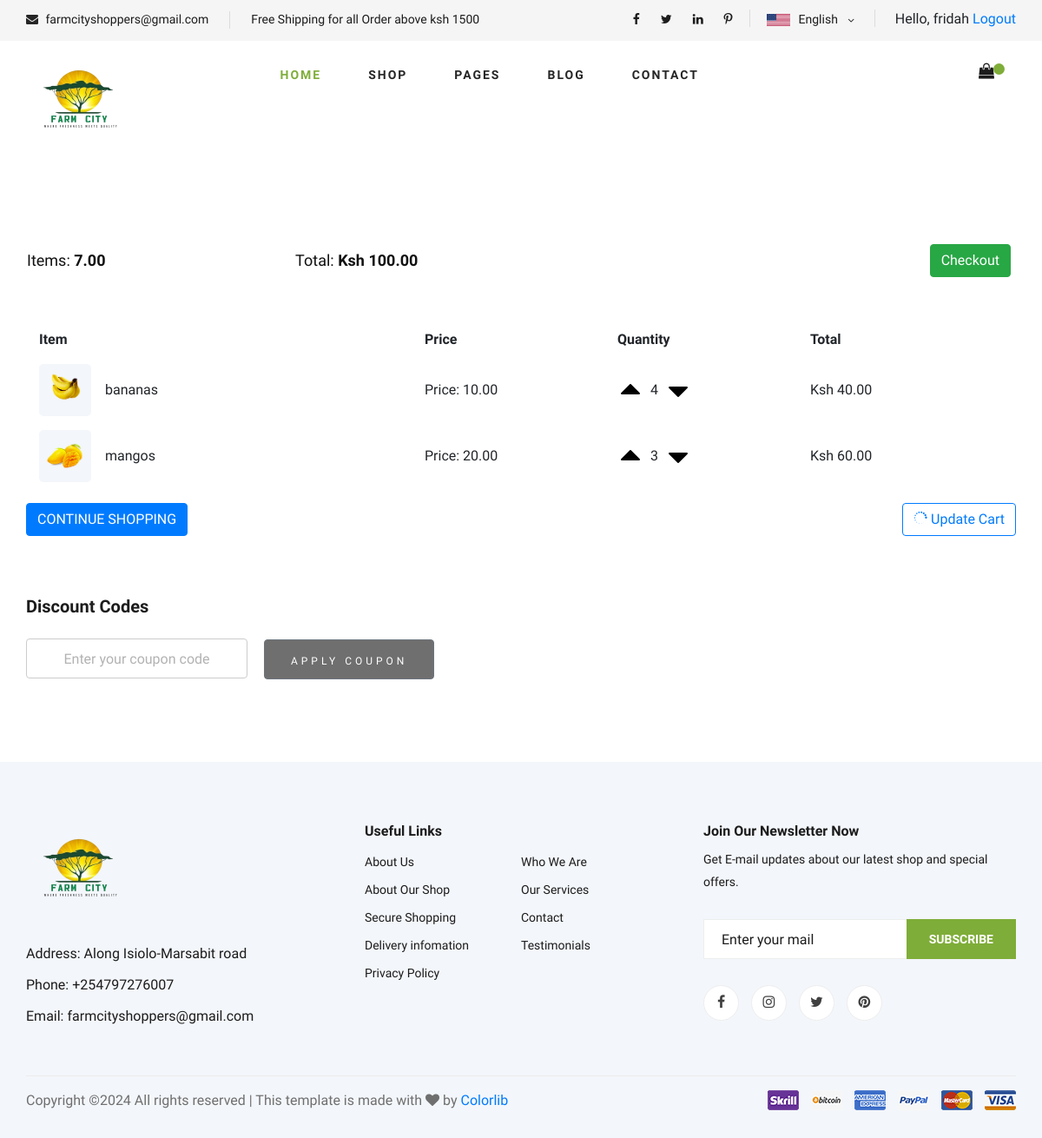
Page /cart/ (signed in) on the earlier database version.
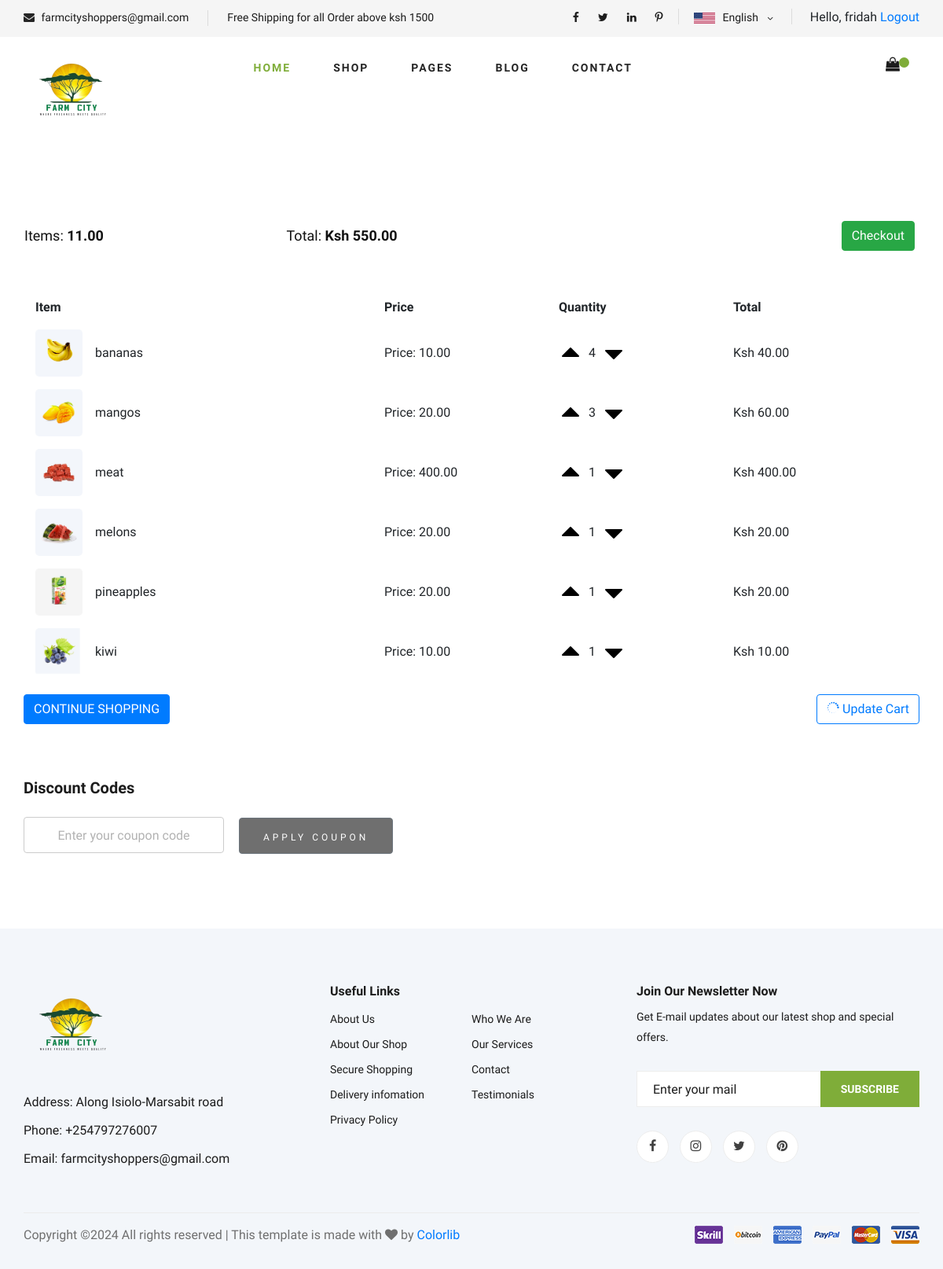
Same page on the later database version.
### farmcityecommerce/models.py (models this page shows, shortened)
class Order(models.Model):
    customer = models.ForeignKey(Customer, on_delete=models.SET_NULL, blank=True, null=True)
    date_ordered= models.DateTimeField(auto_now_add=True)
    complete = models.BooleanField(default=False, null=True, blank=False)
    transction_id = models.CharField(max_length=200, null=True)
    @property
    def get_cart_total(self):
        orderitems = self.orderitem_set.all()
        total = sum([item.get_total for item in orderitems])
        return total
    @property
    def get_cart_items(self):
        orderitems = self.orderitem_set.all()
        total = sum([item.quantity for item in orderitems])
        return total

class OrderItem(models.Model):
     product = models.ForeignKey(Product, on_delete=models.SET_NULL, blank=True, null=True)
     order = models.ForeignKey(Order, on_delete=models.SET_NULL, blank=True, null=True)
     quantity = models.IntegerField(default=0, null=True, blank=True)
     date_added = models.DateTimeField(auto_now_add=True)
     @property
     def get_total(self):
         total = self.product.price * self.quantity
         return total

class Product(models.Model):
    name = models.CharField(max_length=300,null=True)
    description= models.TextField()
    price= models.FloatField()
    Availability = models.BooleanField(default=False,null=True,blank=False)
    image = models.ImageField(upload_to='product/' ,null=True, blank=True)

### farmcityecommerce/views.py (the view)
# urls.py: path("cart/", views.cart, name="cart"),
@login_required(login_url='farmcityecommerce:login')
def cart(request):
    if request.user.is_authenticated:
        customer = request.user.customer
        order, created = Order.objects.get_or_create(customer=customer, complete= False)
        items= order.orderitem_set.all()
        cartItems = order.get_cart_items
    else:
        items = []
        order = {'get_cart_total':0, 'get_cart_items':0}
    context= {'items': items,'order':order}
    return render(request, 'farmcityecommerce/cart.html',context)

### farmcityecommerce/templates/farmcityecommerce/cart.html
{% extends 'partials/base.html' %}
{% load static %}
{% block content %}
<section class="shoping-cart spad">
    <div class="container">
        <div class="row mb-4">
            <div class="col-lg-12">
                <table class="shoping__cart__table w-100">
                    <tr>
                        <th><h5>Items: <strong>{{order.get_cart_items|floatformat:2}}</strong></h5></th>
                        <th><h5>Total: <strong>Ksh {{order.get_cart_total|floatformat:2}} </strong></h5></th>
                        <th>
                            <a style="float:right; margin:5px;" class="btn btn-success" href="{% url 'farmcityecommerce:checkout' %}">
                                Checkout
                            </a>
                        </th>
                    </tr>
                </table>
            </div>
        </div>
        <div class="container">
            <div class="cart-row d-flex justify-content-between align-items-center mb-3">
                <div style="flex: 2"><strong>Item</strong></div>
                <div style="flex: 1"><strong>Price</strong></div>
                <div style="flex: 1"><strong>Quantity</strong></div>
                <div style="flex: 1"><strong>Total</strong></div>
            </div>
            {% for item in items %}
            <div class="cart-row d-flex justify-content-between align-items-center mb-3">
                <div style="flex: 2" class="d-flex align-items-center">
                    <img class="row-image mr-3" src="{{ item.product.image.url }}" alt="Product Image"
                         style="width: 60px; height: 60px; border-radius: 5px;">
                    <span>{{ item.product.name }}</span>
                </div>
                <div style="flex: 1">Price: {{ item.product.price|floatformat:2 }}</div>
                <div style="flex: 1" class="quantity-control">
                    <div class="d-flex align-items-center">
                        <img data-product={{item.product.id}} data-action="add" class="chg-quantity updatecart" src="{% static 'img/arrowup.png' %}">
                        <span id="quantity-display-{{ item.id }}" class="mx-2">{{ item.quantity }}</span>
                        <img data-product={{item.product.id}} data-action="remove" class="chg-quantity updatecart" src="{% static 'img/arrowdown.png' %}" >
                    </div>
                </div>
                <div style="flex: 1">Ksh {{ item.get_total|floatformat:2 }}</div>
            </div>
            {% endfor %}
        </div>
        <div class="row mt-4">
            <div class="col-lg-12">
                <div class="shoping__cart__btns d-flex justify-content-between">
                    <a href="{% url 'farmcityecommerce:home' %}" class="btn btn-primary">CONTINUE SHOPPING</a>
                    <a href="#" class="btn btn-outline-primary">
                        <span class="icon_loading"></span> Update Cart
                    </a>
                </div>
            </div>
            <div class="col-lg-6 mt-4">
                <div class="shoping__continue">
                    <div class="shoping__discount">
                        <h5>Discount Codes</h5>
                        <form action="#">
                            <input type="text" class="form-control mb-3" placeholder="Enter your coupon code">
                            <button type="submit" class="btn btn-secondary">APPLY COUPON</button>
                        </form>
                    </div>
                </div>
            </div>
        </div>
    </div>
</section>
{% endblock content %}

### farmcityecommerce/templates/partials/base.html (shortened to what this page needs)
{% load static %}
<!DOCTYPE html>
<html lang="zxx">
<head>
    <link rel="stylesheet" href="{% static 'css/bootstrap.min.css' %}" type="text/css">
    <link rel="stylesheet" href="{% static 'css/font-awesome.min.css' %}" type="text/css">
    <link rel="stylesheet" href="{% static 'css/elegant-icons.css' %}" type="text/css">
    <link rel="stylesheet" href="{% static 'css/nice-select.css' %}" type="text/css">
    <link rel="stylesheet" href="{% static 'css/jquery-ui.min.css' %}" type="text/css">
    <link rel="stylesheet" href="{% static 'css/owl.carousel.min.css' %}" type="text/css">
    <link rel="stylesheet" href="{% static 'css/slicknav.min.css' %}" type="text/css">
    <link rel="stylesheet" href="{% static 'css/style.css' %}" type="text/css">
</head>
<body>
    <header class="header">
        <div class="header__top">
            <div class="container">
                <div class="row">
                    <div class="col-lg-6 col-md-6">
                        <div class="header__top__left">
                            <ul>
                                <li><i class="fa fa-envelope"></i> farmcityshoppers@gmail.com</li>
                                <li>Free Shipping for all Order above ksh 1500</li>
                            </ul>
                        </div>
                    </div>
                    <div class="col-lg-6 col-md-6">
                        <div class="header__top__right">
                            <div class="header__top__right__social">
                                <a href="#"><i class="fa fa-facebook"></i></a>
                                <a href="#"><i class="fa fa-twitter"></i></a>
                                <a href="#"><i class="fa fa-linkedin"></i></a>
                                <a href="#"><i class="fa fa-pinterest-p"></i></a>
                            </div>
                            <div class="header__top__right__language">
                                <img src="{% static 'img/language.png' %}" alt="">
                                <div>English</div>
                                <span class="arrow_carrot-down"></span>
                            </div>
                            <span>Hello, {{request.user}}</span>
                            <span><a href="{% url 'farmcityecommerce:logout' %}">Logout</a></span>
                        </div>
                    </div>
                </div>
            </div>
        </div>
        <div class="container">
            <div class="row">
                <div class="col-lg-3">
                    <div class="header__logo">
                        <a href="./index.html"><img src="{% static 'img/logo.png' %}" alt=""></a>
                    </div>
                </div>
                <div class="col-lg-6">
                    <nav class="header__menu">
                        <ul>
                            <li class="active"><a href="./index.html">Home</a></li>
                            <li><a href="./shop-grid.html">Shop</a></li>
                            <li><a href="#">Pages</a>
                            </li>
                            <li><a href="./blog.html">Blog</a></li>
                            <li><a href="./contact.html">Contact</a></li>
                        </ul>
                    </nav>
                </div>
                <div class="col-lg-3">
                    <div class="header__cart">
                        <ul>
                            <li><a href="{% url 'farmcityecommerce:cart' %}"><i class="fa fa-shopping-bag"></i> <span>{{cartItems}}</a></li>
                        </ul>
                    </div>
                </div>
            </div>
        </div>
        {% block content %}{% endblock %}
       <footer class="footer spad">
        <div class="container">
            <div class="row">
                <div class="col-lg-3 col-md-6 col-sm-6">
                    <div class="footer__about">
                        <div class="footer__about__logo">
                            <a href="./index.html"><img src="{% static 'img/logo.png' %}" alt=""></a>
                        </div>
                        <ul>
                            <li>Address: Along Isiolo-Marsabit road</li>
                            <li>Phone: +254797276007</li>
                            <li>Email: farmcityshoppers@gmail.com</li>
                        </ul>
                    </div>
                </div>
                <div class="col-lg-4 col-md-6 col-sm-6 offset-lg-1">
                    <div class="footer__widget">
                        <h6>Useful Links</h6>
                        <ul>
                            <li><a href="#">About Us</a></li>
                            <li><a href="#">About Our Shop</a></li>
                            <li><a href="#">Secure Shopping</a></li>
                            <li><a href="#">Delivery infomation</a></li>
                            <li><a href="#">Privacy Policy</a></li>
                        </ul>
                        <ul>
                            <li><a href="#">Who We Are</a></li>
                            <li><a href="#">Our Services</a></li>
                            <li><a href="#">Contact</a></li>
                            <li><a href="#">Testimonials</a></li>
                        </ul>
                    </div>
                </div>
                <div class="col-lg-4 col-md-12">
                    <div class="footer__widget">
                        <h6>Join Our Newsletter Now</h6>
                        <p>Get E-mail updates about our latest shop and special offers.</p>
                        <form action="#">
                            <input type="text" placeholder="Enter your mail">
                            <button type="submit" class="site-btn">Subscribe</button>
                        </form>
                        <div class="footer__widget__social">
                            <a href="#"><i class="fa fa-facebook"></i></a>
                            <a href="#"><i class="fa fa-instagram"></i></a>
                            <a href="#"><i class="fa fa-twitter"></i></a>
                            <a href="#"><i class="fa fa-pinterest"></i></a>
                        </div>
                    </div>
                </div>
            </div>
            <div class="row">
                <div class="col-lg-12">
                    <div class="footer__copyright">
                        <div class="footer__copyright__text"><p>
  Copyright &copy;<script>document.write(new Date().getFullYear());</script> All rights reserved | This template is made with <i class="fa fa-heart" aria-hidden="true"></i> by <a href="https://colorlib.com" target="_blank">Colorlib</a>
  </p></div>
                        <div class="footer__copyright__payment"><img src="{% static 'img/payment-item.png' %}" alt=""></div>
                    </div>
                </div>
            </div>
        </div>
    </footer>

Differences in the rows shown:
computed for Order: get_cart_items "7.00" → "11.00"; get_cart_total "100.00" → "550.00"
added OrderItem: product.image (picture), product.name "meat", product.price "400.00", quantity "1", get_total "400.00"
added OrderItem: product.image (picture), product.name "melons", product.price "20.00", quantity "1", get_total "20.00"
added OrderItem: product.image (picture), product.name "pineapples", product.price "20.00", quantity "1", get_total "20.00"
added OrderItem: product.image (picture), product.name "kiwi", product.price "10.00", quantity "1", get_total "10.00"
